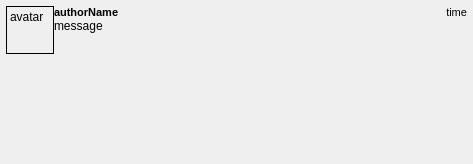
<?xml version="1.0" encoding="UTF-8"?>
<ui version="4.0">
 <class>PostWidget</class>
 <widget class="QWidget" name="PostWidget">
  <property name="geometry">
   <rect>
    <x>0</x>
    <y>0</y>
    <width>473</width>
    <height>164</height>
   </rect>
  </property>
  <property name="sizePolicy">
   <sizepolicy hsizetype="MinimumExpanding" vsizetype="MinimumExpanding">
    <horstretch>0</horstretch>
    <verstretch>0</verstretch>
   </sizepolicy>
  </property>
  <property name="minimumSize">
   <size>
    <width>50</width>
    <height>20</height>
   </size>
  </property>
  <property name="focusPolicy">
   <enum>Qt::NoFocus</enum>
  </property>
  <property name="contextMenuPolicy">
   <enum>Qt::DefaultContextMenu</enum>
  </property>
  <property name="windowTitle">
   <string>Form</string>
  </property>
  <layout class="QVBoxLayout" name="postRootLayout">
   <property name="spacing">
    <number>0</number>
   </property>
   <property name="leftMargin"><number>0</number></property>
   <property name="topMargin"><number>0</number></property>
   <property name="rightMargin"><number>0</number></property>
   <property name="bottomMargin"><number>0</number></property>
   <item>
    <layout class="QHBoxLayout" name="horizontalLayout_2">
   <property name="sizeConstraint">
    <enum>QLayout::SetNoConstraint</enum>
   </property>
   <property name="leftMargin">
    <number>6</number>
   </property>
   <property name="topMargin">
    <number>6</number>
   </property>
   <property name="rightMargin">
    <number>6</number>
   </property>
   <property name="bottomMargin">
    <number>6</number>
   </property>
   <item alignment="Qt::AlignTop">
    <widget class="Mattermost::ClickableLabel" name="authorAvatar">
     <property name="sizePolicy">
      <sizepolicy hsizetype="Preferred" vsizetype="Preferred">
       <horstretch>0</horstretch>
       <verstretch>0</verstretch>
      </sizepolicy>
     </property>
     <property name="minimumSize">
      <size>
       <width>48</width>
       <height>48</height>
      </size>
     </property>
     <property name="maximumSize">
      <size>
       <width>48</width>
       <height>48</height>
      </size>
     </property>
     <property name="contextMenuPolicy">
      <enum>Qt::NoContextMenu</enum>
     </property>
     <property name="frameShape">
      <enum>QFrame::Box</enum>
     </property>
     <property name="text">
      <string>avatar</string>
     </property>
     <property name="alignment">
      <set>Qt::AlignLeading|Qt::AlignLeft|Qt::AlignTop</set>
     </property>
    </widget>
   </item>
   <item>
    <layout class="QVBoxLayout" name="verticalLayout">
     <property name="spacing">
      <number>0</number>
     </property>
     <property name="sizeConstraint">
      <enum>QLayout::SetNoConstraint</enum>
     </property>
     <item>
      <layout class="QHBoxLayout" name="horizontalLayout">
       <item>
        <widget class="QLabel" name="authorName">
         <property name="maximumSize">
          <size>
           <width>200</width>
           <height>16</height>
          </size>
         </property>
         <property name="font">
          <font>
           <pointsize>8</pointsize>
           <weight>75</weight>
           <bold>true</bold>
          </font>
         </property>
         <property name="contextMenuPolicy">
          <enum>Qt::NoContextMenu</enum>
         </property>
         <property name="text">
          <string>authorName</string>
         </property>
         <property name="textInteractionFlags">
          <set>Qt::TextSelectableByMouse</set>
         </property>
        </widget>
       </item>
       <item>
        <widget class="QLabel" name="time">
         <property name="maximumSize">
          <size>
           <width>16777215</width>
           <height>16</height>
          </size>
         </property>
         <property name="font">
          <font>
           <pointsize>8</pointsize>
          </font>
         </property>
         <property name="focusPolicy">
          <enum>Qt::NoFocus</enum>
         </property>
         <property name="contextMenuPolicy">
          <enum>Qt::NoContextMenu</enum>
         </property>
         <property name="text">
          <string>time</string>
         </property>
         <property name="alignment">
          <set>Qt::AlignRight|Qt::AlignTrailing|Qt::AlignVCenter</set>
         </property>
         <property name="textInteractionFlags">
          <set>Qt::LinksAccessibleByMouse</set>
         </property>
        </widget>
       </item>
      </layout>
     </item>
     <item>
      <widget class="QLabel" name="message">
       <property name="sizePolicy">
        <sizepolicy hsizetype="MinimumExpanding" vsizetype="MinimumExpanding">
         <horstretch>0</horstretch>
         <verstretch>0</verstretch>
        </sizepolicy>
       </property>
       <property name="minimumSize">
        <size>
         <width>50</width>
         <height>0</height>
        </size>
       </property>
       <property name="focusPolicy">
        <enum>Qt::NoFocus</enum>
       </property>
       <property name="contextMenuPolicy">
        <enum>Qt::NoContextMenu</enum>
       </property>
       <property name="frameShape">
        <enum>QFrame::NoFrame</enum>
       </property>
       <property name="text">
        <string>message</string>
       </property>
       <property name="textFormat">
        <enum>Qt::RichText</enum>
       </property>
       <property name="alignment">
        <set>Qt::AlignLeading|Qt::AlignLeft|Qt::AlignTop</set>
       </property>
       <property name="wordWrap">
        <bool>true</bool>
       </property>
       <property name="openExternalLinks">
        <bool>true</bool>
       </property>
       <property name="textInteractionFlags">
        <set>Qt::LinksAccessibleByMouse|Qt::TextSelectableByMouse</set>
       </property>
      </widget>
     </item>
    </layout>
   </item>
    </layout>
   </item>
  </layout>
 </widget>
 <customwidgets>
  <customwidget>
   <class>Mattermost::ClickableLabel</class>
   <extends>QLabel</extends>
   <header>ui/ClickableLabel.h</header>
  </customwidget>
 </customwidgets>
 <resources/>
 <connections/>
</ui>
